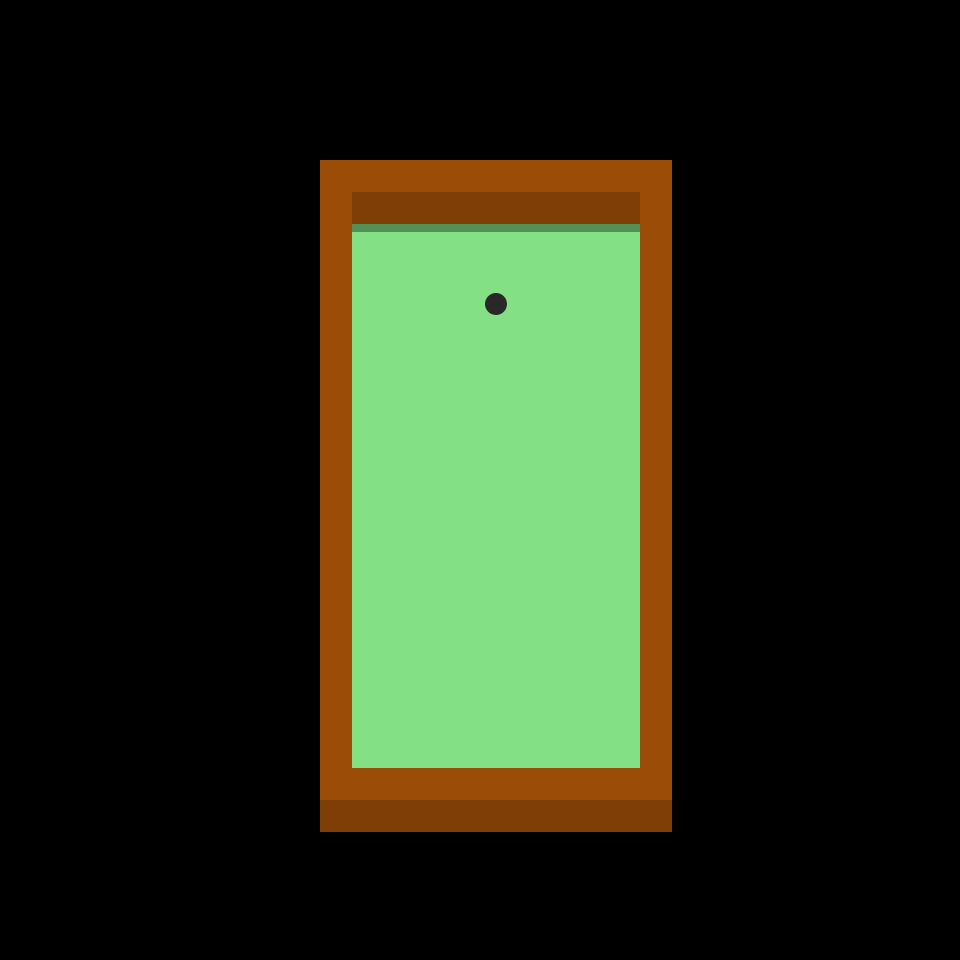

This is a level from a 2D game, rendered from its Tiled map with the project's own tilesets. A one-line summary and the complete map file follow:
An orthogonal 30x30 tile map with 32x32 px tiles, 4 tile layers (ground, hole, shadows, walls).

<map version="1.5" tiledversion="1.7.0" orientation="orthogonal" renderorder="right-down" width="30" height="30" tilewidth="32" tileheight="32" infinite="0" nextlayerid="8" nextobjectid="1">
 <tileset firstgid="1" source="square.tsx" />
 <layer id="5" name="ground" width="30" height="30">
  <data encoding="csv">
0,0,0,0,0,0,0,0,0,0,0,0,0,0,0,0,0,0,0,0,0,0,0,0,0,0,0,0,0,0,
0,0,0,0,0,0,0,0,0,0,0,0,0,0,0,0,0,0,0,0,0,0,0,0,0,0,0,0,0,0,
0,0,0,0,0,0,0,0,0,0,0,0,0,0,0,0,0,0,0,0,0,0,0,0,0,0,0,0,0,0,
0,0,0,0,0,0,0,0,0,0,0,0,0,0,0,0,0,0,0,0,0,0,0,0,0,0,0,0,0,0,
0,0,0,0,0,0,0,0,0,0,0,0,0,0,0,0,0,0,0,0,0,0,0,0,0,0,0,0,0,0,
0,0,0,0,0,0,0,0,0,0,2,2,2,2,2,2,2,2,2,2,2,0,0,0,0,0,0,0,0,0,
0,0,0,0,0,0,0,0,0,0,2,2,2,2,2,2,2,2,2,2,2,0,0,0,0,0,0,0,0,0,
0,0,0,0,0,0,0,0,0,0,2,2,2,2,2,2,2,2,2,2,2,0,0,0,0,0,0,0,0,0,
0,0,0,0,0,0,0,0,0,0,2,2,2,2,2,2,2,2,2,2,2,0,0,0,0,0,0,0,0,0,
0,0,0,0,0,0,0,0,0,0,2,2,2,2,2,2,2,2,2,2,2,0,0,0,0,0,0,0,0,0,
0,0,0,0,0,0,0,0,0,0,2,2,2,2,2,2,2,2,2,2,2,0,0,0,0,0,0,0,0,0,
0,0,0,0,0,0,0,0,0,0,2,2,2,2,2,2,2,2,2,2,2,0,0,0,0,0,0,0,0,0,
0,0,0,0,0,0,0,0,0,0,2,2,2,2,2,2,2,2,2,2,2,0,0,0,0,0,0,0,0,0,
0,0,0,0,0,0,0,0,0,0,2,2,2,2,2,2,2,2,2,2,2,0,0,0,0,0,0,0,0,0,
0,0,0,0,0,0,0,0,0,0,2,2,2,2,2,2,2,2,2,2,2,0,0,0,0,0,0,0,0,0,
0,0,0,0,0,0,0,0,0,0,2,2,2,2,2,2,2,2,2,2,2,0,0,0,0,0,0,0,0,0,
0,0,0,0,0,0,0,0,0,0,2,2,2,2,2,2,2,2,2,2,2,0,0,0,0,0,0,0,0,0,
0,0,0,0,0,0,0,0,0,0,2,2,2,2,2,2,2,2,2,2,2,0,0,0,0,0,0,0,0,0,
0,0,0,0,0,0,0,0,0,0,2,2,2,2,2,2,2,2,2,2,2,0,0,0,0,0,0,0,0,0,
0,0,0,0,0,0,0,0,0,0,2,2,2,2,2,2,2,2,2,2,2,0,0,0,0,0,0,0,0,0,
0,0,0,0,0,0,0,0,0,0,2,2,2,2,2,2,2,2,2,2,2,0,0,0,0,0,0,0,0,0,
0,0,0,0,0,0,0,0,0,0,2,2,2,2,2,2,2,2,2,2,2,0,0,0,0,0,0,0,0,0,
0,0,0,0,0,0,0,0,0,0,2,2,2,2,2,2,2,2,2,2,2,0,0,0,0,0,0,0,0,0,
0,0,0,0,0,0,0,0,0,0,2,2,2,2,2,2,2,2,2,2,2,0,0,0,0,0,0,0,0,0,
0,0,0,0,0,0,0,0,0,0,2,2,2,2,2,2,2,2,2,2,2,0,0,0,0,0,0,0,0,0,
0,0,0,0,0,0,0,0,0,0,0,0,0,0,0,0,0,0,0,0,0,0,0,0,0,0,0,0,0,0,
0,0,0,0,0,0,0,0,0,0,0,0,0,0,0,0,0,0,0,0,0,0,0,0,0,0,0,0,0,0,
0,0,0,0,0,0,0,0,0,0,0,0,0,0,0,0,0,0,0,0,0,0,0,0,0,0,0,0,0,0,
0,0,0,0,0,0,0,0,0,0,0,0,0,0,0,0,0,0,0,0,0,0,0,0,0,0,0,0,0,0,
0,0,0,0,0,0,0,0,0,0,0,0,0,0,0,0,0,0,0,0,0,0,0,0,0,0,0,0,0,0
</data>
 </layer>
 <layer id="7" name="hole" width="30" height="30">
  <data encoding="csv">
0,0,0,0,0,0,0,0,0,0,0,0,0,0,0,0,0,0,0,0,0,0,0,0,0,0,0,0,0,0,
0,0,0,0,0,0,0,0,0,0,0,0,0,0,0,0,0,0,0,0,0,0,0,0,0,0,0,0,0,0,
0,0,0,0,0,0,0,0,0,0,0,0,0,0,0,0,0,0,0,0,0,0,0,0,0,0,0,0,0,0,
0,0,0,0,0,0,0,0,0,0,0,0,0,0,0,0,0,0,0,0,0,0,0,0,0,0,0,0,0,0,
0,0,0,0,0,0,0,0,0,0,0,0,0,0,0,0,0,0,0,0,0,0,0,0,0,0,0,0,0,0,
0,0,0,0,0,0,0,0,0,0,0,0,0,0,0,0,0,0,0,0,0,0,0,0,0,0,0,0,0,0,
0,0,0,0,0,0,0,0,0,0,0,0,0,0,0,0,0,0,0,0,0,0,0,0,0,0,0,0,0,0,
0,0,0,0,0,0,0,0,0,0,0,0,0,0,0,0,0,0,0,0,0,0,0,0,0,0,0,0,0,0,
0,0,0,0,0,0,0,0,0,0,0,0,0,0,0,0,0,0,0,0,0,0,0,0,0,0,0,0,0,0,
0,0,0,0,0,0,0,0,0,0,0,0,0,0,0,6,0,0,0,0,0,0,0,0,0,0,0,0,0,0,
0,0,0,0,0,0,0,0,0,0,0,0,0,0,0,0,0,0,0,0,0,0,0,0,0,0,0,0,0,0,
0,0,0,0,0,0,0,0,0,0,0,0,0,0,0,0,0,0,0,0,0,0,0,0,0,0,0,0,0,0,
0,0,0,0,0,0,0,0,0,0,0,0,0,0,0,0,0,0,0,0,0,0,0,0,0,0,0,0,0,0,
0,0,0,0,0,0,0,0,0,0,0,0,0,0,0,0,0,0,0,0,0,0,0,0,0,0,0,0,0,0,
0,0,0,0,0,0,0,0,0,0,0,0,0,0,0,0,0,0,0,0,0,0,0,0,0,0,0,0,0,0,
0,0,0,0,0,0,0,0,0,0,0,0,0,0,0,0,0,0,0,0,0,0,0,0,0,0,0,0,0,0,
0,0,0,0,0,0,0,0,0,0,0,0,0,0,0,0,0,0,0,0,0,0,0,0,0,0,0,0,0,0,
0,0,0,0,0,0,0,0,0,0,0,0,0,0,0,0,0,0,0,0,0,0,0,0,0,0,0,0,0,0,
0,0,0,0,0,0,0,0,0,0,0,0,0,0,0,0,0,0,0,0,0,0,0,0,0,0,0,0,0,0,
0,0,0,0,0,0,0,0,0,0,0,0,0,0,0,0,0,0,0,0,0,0,0,0,0,0,0,0,0,0,
0,0,0,0,0,0,0,0,0,0,0,0,0,0,0,0,0,0,0,0,0,0,0,0,0,0,0,0,0,0,
0,0,0,0,0,0,0,0,0,0,0,0,0,0,0,0,0,0,0,0,0,0,0,0,0,0,0,0,0,0,
0,0,0,0,0,0,0,0,0,0,0,0,0,0,0,0,0,0,0,0,0,0,0,0,0,0,0,0,0,0,
0,0,0,0,0,0,0,0,0,0,0,0,0,0,0,0,0,0,0,0,0,0,0,0,0,0,0,0,0,0,
0,0,0,0,0,0,0,0,0,0,0,0,0,0,0,0,0,0,0,0,0,0,0,0,0,0,0,0,0,0,
0,0,0,0,0,0,0,0,0,0,0,0,0,0,0,0,0,0,0,0,0,0,0,0,0,0,0,0,0,0,
0,0,0,0,0,0,0,0,0,0,0,0,0,0,0,0,0,0,0,0,0,0,0,0,0,0,0,0,0,0,
0,0,0,0,0,0,0,0,0,0,0,0,0,0,0,0,0,0,0,0,0,0,0,0,0,0,0,0,0,0,
0,0,0,0,0,0,0,0,0,0,0,0,0,0,0,0,0,0,0,0,0,0,0,0,0,0,0,0,0,0,
0,0,0,0,0,0,0,0,0,0,0,0,0,0,0,0,0,0,0,0,0,0,0,0,0,0,0,0,0,0
</data>
 </layer>
 <layer id="4" name="shadows" width="30" height="30" opacity="0.9">
  <data encoding="csv">
0,0,0,0,0,0,0,0,0,0,0,0,0,0,0,0,0,0,0,0,0,0,0,0,0,0,0,0,0,0,
0,0,0,0,0,0,0,0,0,0,0,0,0,0,0,0,0,0,0,0,0,0,0,0,0,0,0,0,0,0,
0,0,0,0,0,0,0,0,0,0,0,0,0,0,0,0,0,0,0,0,0,0,0,0,0,0,0,0,0,0,
0,0,0,0,0,0,0,0,0,0,0,0,0,0,0,0,0,0,0,0,0,0,0,0,0,0,0,0,0,0,
0,0,0,0,0,0,0,0,0,0,0,0,0,0,0,0,0,0,0,0,0,0,0,0,0,0,0,0,0,0,
0,0,0,0,0,0,0,0,0,0,0,0,0,0,0,0,0,0,0,0,0,0,0,0,0,0,0,0,0,0,
0,0,0,0,0,0,0,0,0,0,0,0,0,0,0,0,0,0,0,0,0,0,0,0,0,0,0,0,0,0,
0,0,0,0,0,0,0,0,0,0,0,5,5,5,5,5,5,5,5,5,0,0,0,0,0,0,0,0,0,0,
0,0,0,0,0,0,0,0,0,0,0,0,0,0,0,0,0,0,0,0,0,0,0,0,0,0,0,0,0,0,
0,0,0,0,0,0,0,0,0,0,0,0,0,0,0,0,0,0,0,0,0,0,0,0,0,0,0,0,0,0,
0,0,0,0,0,0,0,0,0,0,0,0,0,0,0,0,0,0,0,0,0,0,0,0,0,0,0,0,0,0,
0,0,0,0,0,0,0,0,0,0,0,0,0,0,0,0,0,0,0,0,0,0,0,0,0,0,0,0,0,0,
0,0,0,0,0,0,0,0,0,0,0,0,0,0,0,0,0,0,0,0,0,0,0,0,0,0,0,0,0,0,
0,0,0,0,0,0,0,0,0,0,0,0,0,0,0,0,0,0,0,0,0,0,0,0,0,0,0,0,0,0,
0,0,0,0,0,0,0,0,0,0,0,0,0,0,0,0,0,0,0,0,0,0,0,0,0,0,0,0,0,0,
0,0,0,0,0,0,0,0,0,0,0,0,0,0,0,0,0,0,0,0,0,0,0,0,0,0,0,0,0,0,
0,0,0,0,0,0,0,0,0,0,0,0,0,0,0,0,0,0,0,0,0,0,0,0,0,0,0,0,0,0,
0,0,0,0,0,0,0,0,0,0,0,0,0,0,0,0,0,0,0,0,0,0,0,0,0,0,0,0,0,0,
0,0,0,0,0,0,0,0,0,0,0,0,0,0,0,0,0,0,0,0,0,0,0,0,0,0,0,0,0,0,
0,0,0,0,0,0,0,0,0,0,0,0,0,0,0,0,0,0,0,0,0,0,0,0,0,0,0,0,0,0,
0,0,0,0,0,0,0,0,0,0,0,0,0,0,0,0,0,0,0,0,0,0,0,0,0,0,0,0,0,0,
0,0,0,0,0,0,0,0,0,0,0,0,0,0,0,0,0,0,0,0,0,0,0,0,0,0,0,0,0,0,
0,0,0,0,0,0,0,0,0,0,0,0,0,0,0,0,0,0,0,0,0,0,0,0,0,0,0,0,0,0,
0,0,0,0,0,0,0,0,0,0,0,0,0,0,0,0,0,0,0,0,0,0,0,0,0,0,0,0,0,0,
0,0,0,0,0,0,0,0,0,0,0,0,0,0,0,0,0,0,0,0,0,0,0,0,0,0,0,0,0,0,
0,0,0,0,0,0,0,0,0,0,0,0,0,0,0,0,0,0,0,0,0,0,0,0,0,0,0,0,0,0,
0,0,0,0,0,0,0,0,0,0,5,5,5,5,5,5,5,5,5,5,5,0,0,0,0,0,0,0,0,0,
0,0,0,0,0,0,0,0,0,0,0,0,0,0,0,0,0,0,0,0,0,0,0,0,0,0,0,0,0,0,
0,0,0,0,0,0,0,0,0,0,0,0,0,0,0,0,0,0,0,0,0,0,0,0,0,0,0,0,0,0,
0,0,0,0,0,0,0,0,0,0,0,0,0,0,0,0,0,0,0,0,0,0,0,0,0,0,0,0,0,0
</data>
 </layer>
 <layer id="6" name="walls" width="30" height="30">
  <data encoding="csv">
0,0,0,0,0,0,0,0,0,0,0,0,0,0,0,0,0,0,0,0,0,0,0,0,0,0,0,0,0,0,
0,0,0,0,0,0,0,0,0,0,0,0,0,0,0,0,0,0,0,0,0,0,0,0,0,0,0,0,0,0,
0,0,0,0,0,0,0,0,0,0,0,0,0,0,0,0,0,0,0,0,0,0,0,0,0,0,0,0,0,0,
0,0,0,0,0,0,0,0,0,0,0,0,0,0,0,0,0,0,0,0,0,0,0,0,0,0,0,0,0,0,
0,0,0,0,0,0,0,0,0,0,0,0,0,0,0,0,0,0,0,0,0,0,0,0,0,0,0,0,0,0,
0,0,0,0,0,0,0,0,0,0,4,4,4,4,4,4,4,4,4,4,4,0,0,0,0,0,0,0,0,0,
0,0,0,0,0,0,0,0,0,0,4,3,3,3,3,3,3,3,3,3,4,0,0,0,0,0,0,0,0,0,
0,0,0,0,0,0,0,0,0,0,4,0,0,0,0,0,0,0,0,0,4,0,0,0,0,0,0,0,0,0,
0,0,0,0,0,0,0,0,0,0,4,0,0,0,0,0,0,0,0,0,4,0,0,0,0,0,0,0,0,0,
0,0,0,0,0,0,0,0,0,0,4,0,0,0,0,0,0,0,0,0,4,0,0,0,0,0,0,0,0,0,
0,0,0,0,0,0,0,0,0,0,4,0,0,0,0,0,0,0,0,0,4,0,0,0,0,0,0,0,0,0,
0,0,0,0,0,0,0,0,0,0,4,0,0,0,0,0,0,0,0,0,4,0,0,0,0,0,0,0,0,0,
0,0,0,0,0,0,0,0,0,0,4,0,0,0,0,0,0,0,0,0,4,0,0,0,0,0,0,0,0,0,
0,0,0,0,0,0,0,0,0,0,4,0,0,0,0,0,0,0,0,0,4,0,0,0,0,0,0,0,0,0,
0,0,0,0,0,0,0,0,0,0,4,0,0,0,0,0,0,0,0,0,4,0,0,0,0,0,0,0,0,0,
0,0,0,0,0,0,0,0,0,0,4,0,0,0,0,0,0,0,0,0,4,0,0,0,0,0,0,0,0,0,
0,0,0,0,0,0,0,0,0,0,4,0,0,0,0,0,0,0,0,0,4,0,0,0,0,0,0,0,0,0,
0,0,0,0,0,0,0,0,0,0,4,0,0,0,0,0,0,0,0,0,4,0,0,0,0,0,0,0,0,0,
0,0,0,0,0,0,0,0,0,0,4,0,0,0,0,0,0,0,0,0,4,0,0,0,0,0,0,0,0,0,
0,0,0,0,0,0,0,0,0,0,4,0,0,0,0,0,0,0,0,0,4,0,0,0,0,0,0,0,0,0,
0,0,0,0,0,0,0,0,0,0,4,0,0,0,0,0,0,0,0,0,4,0,0,0,0,0,0,0,0,0,
0,0,0,0,0,0,0,0,0,0,4,0,0,0,0,0,0,0,0,0,4,0,0,0,0,0,0,0,0,0,
0,0,0,0,0,0,0,0,0,0,4,0,0,0,0,0,0,0,0,0,4,0,0,0,0,0,0,0,0,0,
0,0,0,0,0,0,0,0,0,0,4,0,0,0,0,0,0,0,0,0,4,0,0,0,0,0,0,0,0,0,
0,0,0,0,0,0,0,0,0,0,4,4,4,4,4,4,4,4,4,4,4,0,0,0,0,0,0,0,0,0,
0,0,0,0,0,0,0,0,0,0,3,3,3,3,3,3,3,3,3,3,3,0,0,0,0,0,0,0,0,0,
0,0,0,0,0,0,0,0,0,0,0,0,0,0,0,0,0,0,0,0,0,0,0,0,0,0,0,0,0,0,
0,0,0,0,0,0,0,0,0,0,0,0,0,0,0,0,0,0,0,0,0,0,0,0,0,0,0,0,0,0,
0,0,0,0,0,0,0,0,0,0,0,0,0,0,0,0,0,0,0,0,0,0,0,0,0,0,0,0,0,0,
0,0,0,0,0,0,0,0,0,0,0,0,0,0,0,0,0,0,0,0,0,0,0,0,0,0,0,0,0,0
</data>
 </layer>
</map>
